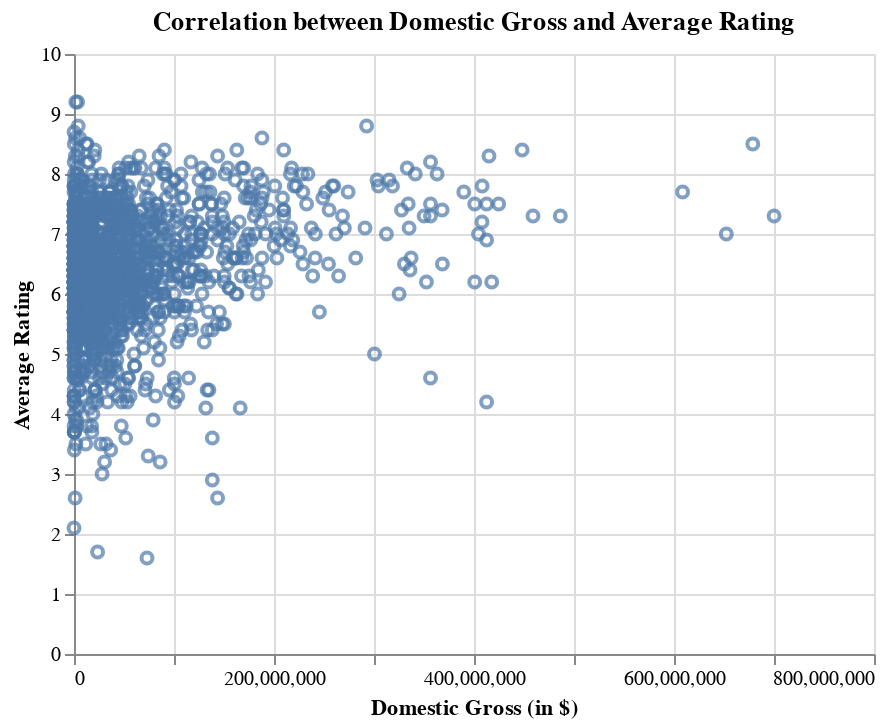

Write notebook code for a chart like this one.
### Code cell
# plotting a scatter plot to show the correlation between the domestic gross and the Average rating.

import altair as alt
alt.Chart(data).mark_point().encode(
    alt.X('domestic_gross', title='Domestic Gross (in $)'),
    alt.Y('averagerating', title='Average Rating'),
).properties(
    title='Correlation between Domestic Gross and Average Rating'
)

### Figure 1 — Vega-Lite specification as saved in the notebook (floating-point values rounded to 4 significant figures; data arrays with more than 128 entries replaced by an {"elided": "..."} marker saying what was removed)
{"config": {"view": {"continuousWidth": 400, "continuousHeight": 300}}, "data": {"name": "data-19353a021250c0133c587b5771c4a332"}, "mark": "point", "encoding": {"x": {"field": "domestic_gross", "title": "Domestic Gross (in $)", "type": "quantitative"}, "y": {"field": "averagerating", "title": "Average Rating", "type": "quantitative"}}, "title": "Correlation between Domestic Gross and Average Rating", "$schema": "https://vega.github.io/schema/vega-lite/v4.17.0.json", "datasets": {"data-19353a021250c0133c587b5771c4a332": {"elided": "1517 records"}}}
